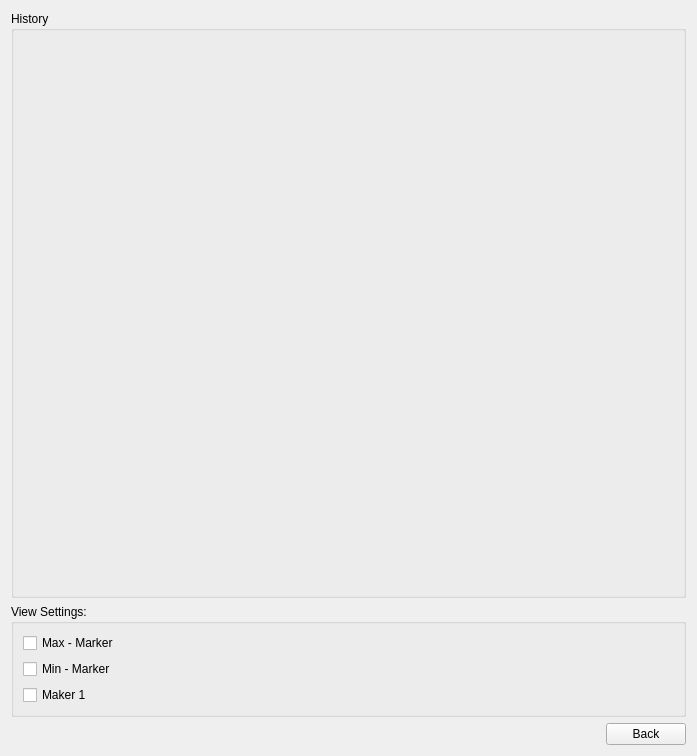
<?xml version="1.0" encoding="UTF-8"?>
<ui version="4.0">
 <class>historyMonitor</class>
 <widget class="QWidget" name="historyMonitor">
  <property name="geometry">
   <rect>
    <x>0</x>
    <y>0</y>
    <width>697</width>
    <height>756</height>
   </rect>
  </property>
  <property name="windowTitle">
   <string>Form</string>
  </property>
  <layout class="QVBoxLayout" name="verticalLayout_2">
   <item>
    <widget class="QGroupBox" name="gbHistory">
     <property name="sizePolicy">
      <sizepolicy hsizetype="Expanding" vsizetype="Expanding">
       <horstretch>0</horstretch>
       <verstretch>0</verstretch>
      </sizepolicy>
     </property>
     <property name="title">
      <string>History</string>
     </property>
     <layout class="QHBoxLayout" name="horizontalLayout_4">
      <item>
       <widget class="QCustomPlot" name="qcpHistory" native="true">
        <property name="sizePolicy">
         <sizepolicy hsizetype="Preferred" vsizetype="Preferred">
          <horstretch>1</horstretch>
          <verstretch>1</verstretch>
         </sizepolicy>
        </property>
       </widget>
      </item>
     </layout>
    </widget>
   </item>
   <item>
    <layout class="QHBoxLayout" name="horizontalLayout_2">
     <item>
      <widget class="QGroupBox" name="gbViewSettings">
       <property name="sizePolicy">
        <sizepolicy hsizetype="Expanding" vsizetype="Fixed">
         <horstretch>0</horstretch>
         <verstretch>0</verstretch>
        </sizepolicy>
       </property>
       <property name="title">
        <string>View Settings:</string>
       </property>
       <layout class="QVBoxLayout" name="verticalLayout">
        <item>
         <widget class="QCheckBox" name="cbMax">
          <property name="text">
           <string>Max - Marker</string>
          </property>
         </widget>
        </item>
        <item>
         <widget class="QCheckBox" name="cbMin">
          <property name="text">
           <string>Min - Marker</string>
          </property>
         </widget>
        </item>
        <item>
         <widget class="QCheckBox" name="cbMarker1">
          <property name="text">
           <string>Maker 1</string>
          </property>
         </widget>
        </item>
       </layout>
      </widget>
     </item>
    </layout>
   </item>
   <item>
    <layout class="QHBoxLayout" name="horizontalLayout_3">
     <item>
      <spacer name="horizontalSpacer">
       <property name="orientation">
        <enum>Qt::Horizontal</enum>
       </property>
       <property name="sizeHint" stdset="0">
        <size>
         <width>40</width>
         <height>20</height>
        </size>
       </property>
      </spacer>
     </item>
     <item>
      <widget class="QPushButton" name="pbBack">
       <property name="text">
        <string>Back</string>
       </property>
      </widget>
     </item>
    </layout>
   </item>
  </layout>
 </widget>
 <customwidgets>
  <customwidget>
   <class>QCustomPlot</class>
   <extends>QWidget</extends>
   <header>qcp/qcustomplot.h</header>
   <container>1</container>
  </customwidget>
 </customwidgets>
 <resources/>
 <connections/>
</ui>
